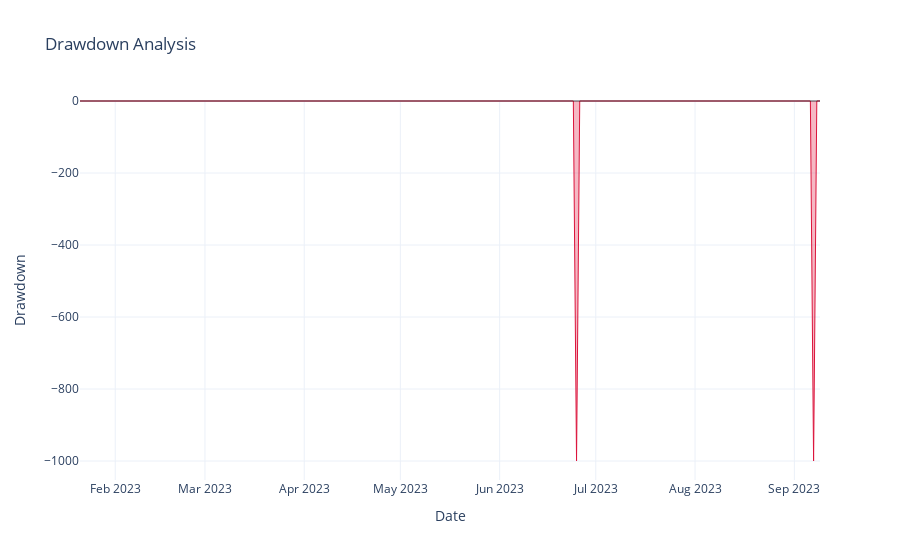

The notebook cell this image was saved under:
### Code cell
# Plot drawdown analysis
fig_drawdown = plot_drawdown(
    pnl=backtest_result.pnl["net_pnl"],
    title="Drawdown Analysis",
    show_underwater_chart=True,
)
fig_drawdown.show()

print("Drawdown visualization complete")

### Figure 1 — Plotly figure (JSON) as saved in the notebook; plotly's stock layout.template omitted (floating-point values rounded to 4 significant figures; data arrays with more than 128 entries replaced by an {"elided": "..."} marker saying what was removed)
{"data": [{"fillcolor": "rgba(220, 20, 60, 0.3)", "fillpattern": {"shape": ""}, "hovertemplate": "Date=%{x}<br>Drawdown=%{y}<extra></extra>", "legendgroup": "", "line": {"color": "crimson", "width": 1}, "marker": {"symbol": "circle"}, "mode": "lines", "name": "", "orientation": "v", "showlegend": false, "stackgroup": "1", "type": "scatter", "x": {"elided": "232 str values"}, "xaxis": "x", "y": {"elided": "232 float values"}, "yaxis": "y"}], "layout": {"hovermode": "x unified", "legend": {"tracegroupgap": 0}, "shapes": [{"line": {"color": "black", "dash": "solid"}, "opacity": 0.3, "type": "line", "x0": 0, "x1": 1, "xref": "x domain", "y0": 0, "y1": 0, "yref": "y"}], "showlegend": false, "title": {"text": "Drawdown Analysis"}, "xaxis": {"anchor": "y", "domain": [0, 1], "title": {"text": "Date"}}, "yaxis": {"anchor": "x", "domain": [0, 1], "title": {"text": "Drawdown"}}}}
